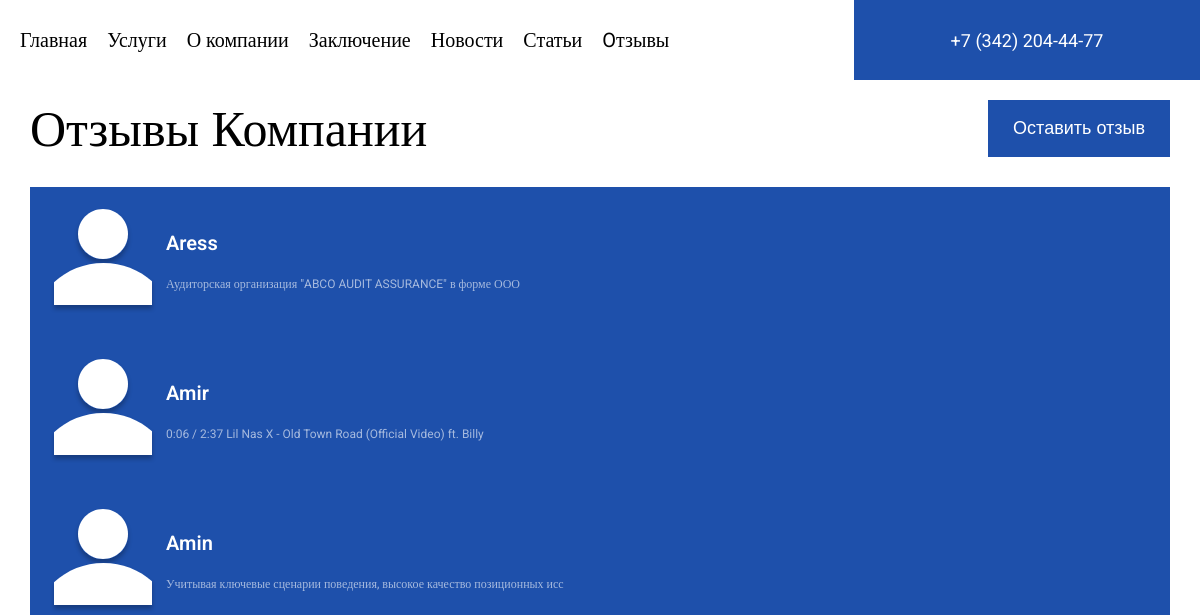
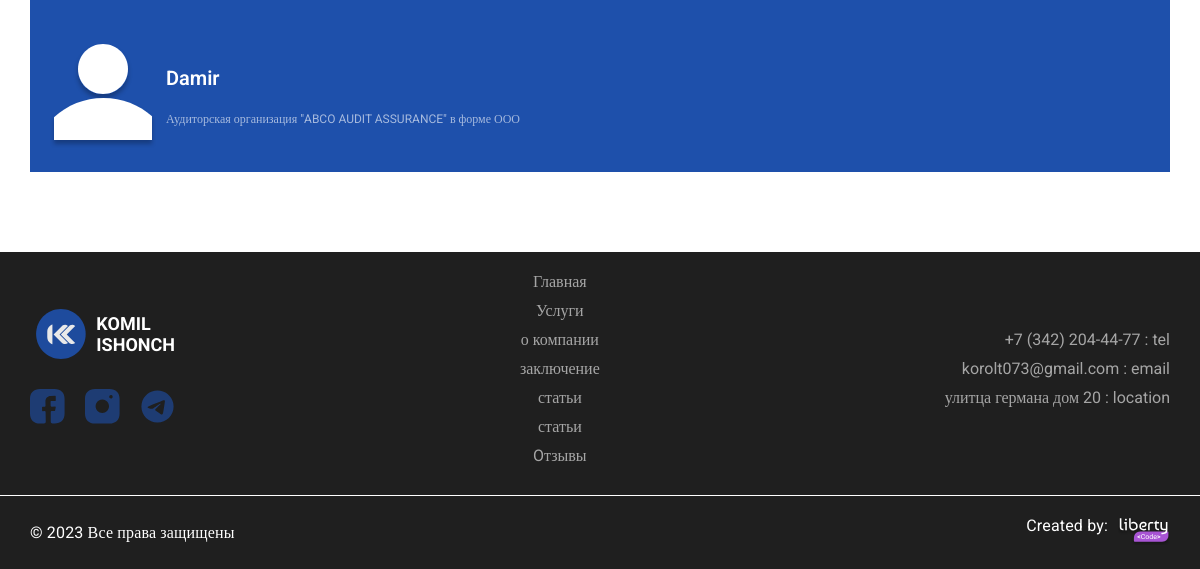
Before: /comments with the older database file (2 pictures, top to bottom).
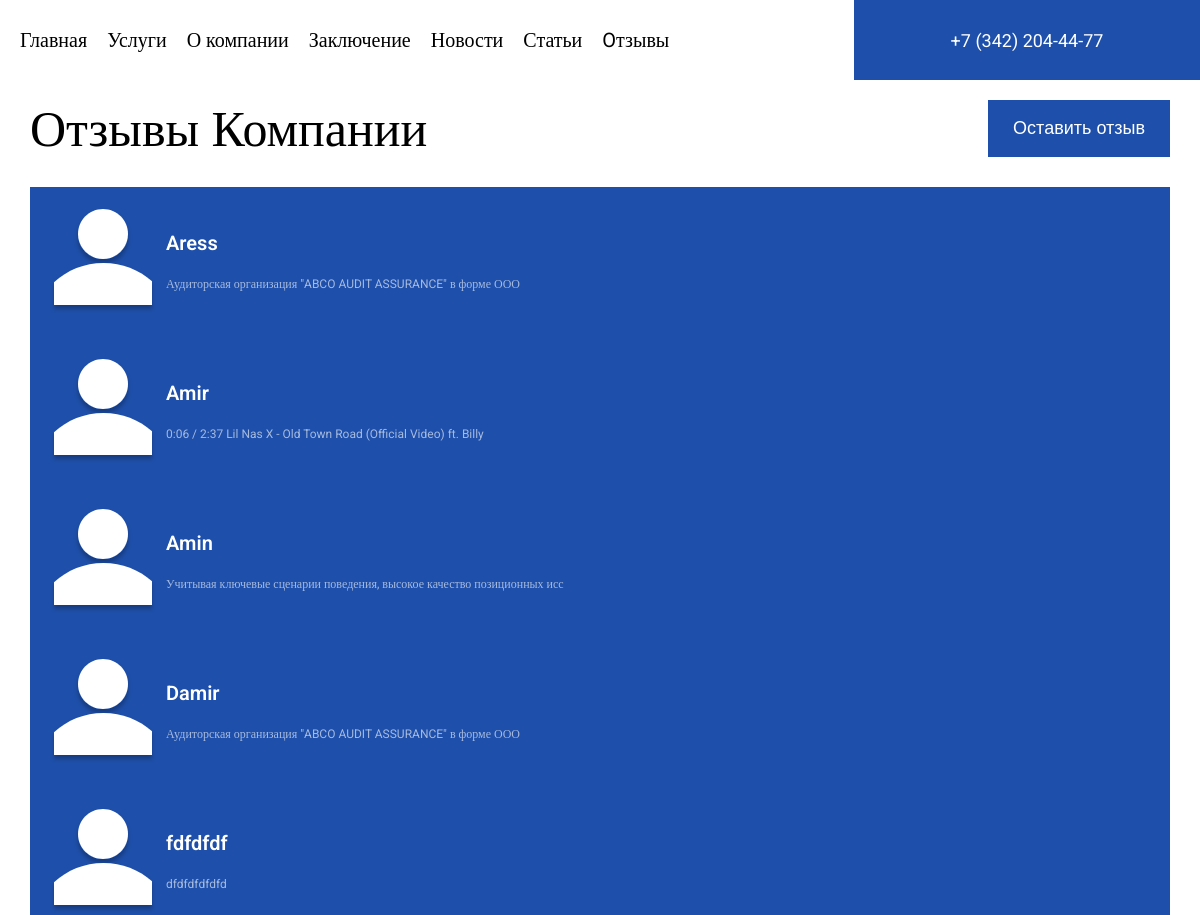
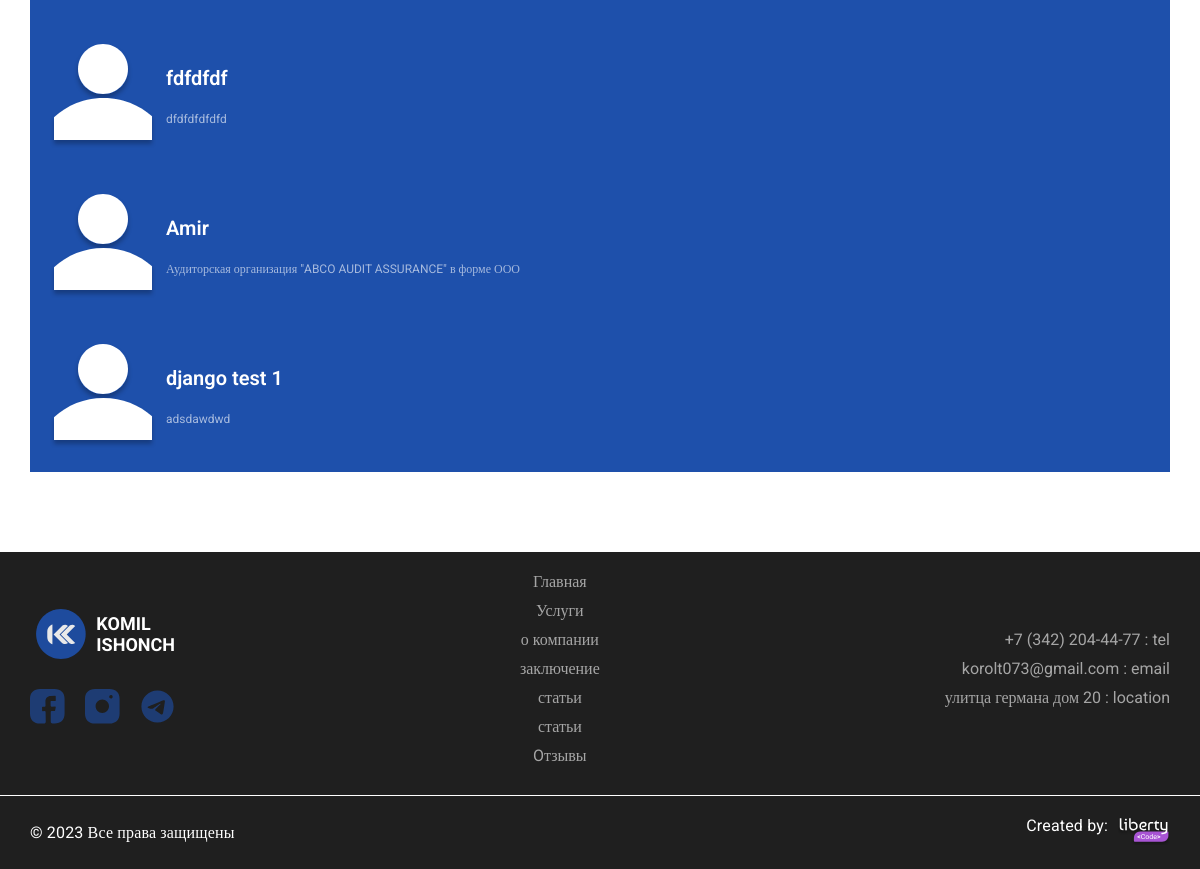
After: the same page with the newer database file (2 pictures, top to bottom).
### main/models.py (models this page shows, shortened)
class Newe_comment(models.Model):
    name = models.CharField('имя', max_length=70)
    full_text = models.CharField('коментарий', max_length=70)
    class Meta:
        verbose_name = 'коментарий'
        verbose_name_plural = 'коментарии'

### main/views.py (the view)
# urls.py: path('comments', views.comments, name='comments'),
def comments(request):
    if request.method == 'POST':
        form = Newe_comment_Forms(request.POST)
        if form.is_valid:
            form.save()
        else:
            error = 'Форма не коректно заполнина'
    form = Newe_comment_Forms()
    arr = Newe_comment.objects.all()
    return render(request, 'main/comment.html', {"arr":arr,"form":form})

### main/templates/main/comment.html (shortened to what this page needs)
{% extends 'main/layout.html' %}
{% load static %}
{% block style %}
<link rel="stylesheet" href="{% static 'scss/comments.css' %}">
{% endblock %}
{% block content %}
<section class="thisComment">
    <div class="cont">
        <div class="this_comment">
            <h2 class="textGlav">Отзывы Компании</h2>
            <button class="oupenModlComment">Оставить отзыв</button>
        </div>
        <div class="box">
            <div class="block">
                <div class="swiper mySwiper">
                    <div class="swiper-wrapper">
                        {% for i in arr %}
                        <div class="swiper-slide">
                            <div class="elem">
                                <img src="{% static 'img/user.svg' %}" alt="">
                            </div>
                            <div class="elem">
                                <h4>{{i.name}}</h4>
                                <p>
                                    {{i.full_text}}
                                </p>
                            </div>
                        </div>
                        {% endfor %}
                    </div>
                </div>
            </div>
        </div>
    </div>
</section>
{% endblock %}

Changed rows visible on the page:
added Newe_comment: name "fdfdfdf", full_text "dfdfdfdfdfd"
added Newe_comment: name "fdfdfdf", full_text "dfdfdfdfdfd"
added Newe_comment: name "Amir", full_text "Аудиторская организация \"ABCO AUDIT ASSURANCE\" в форме ООО"
added Newe_comment: name "django test 1", full_text "adsdawdwd"
